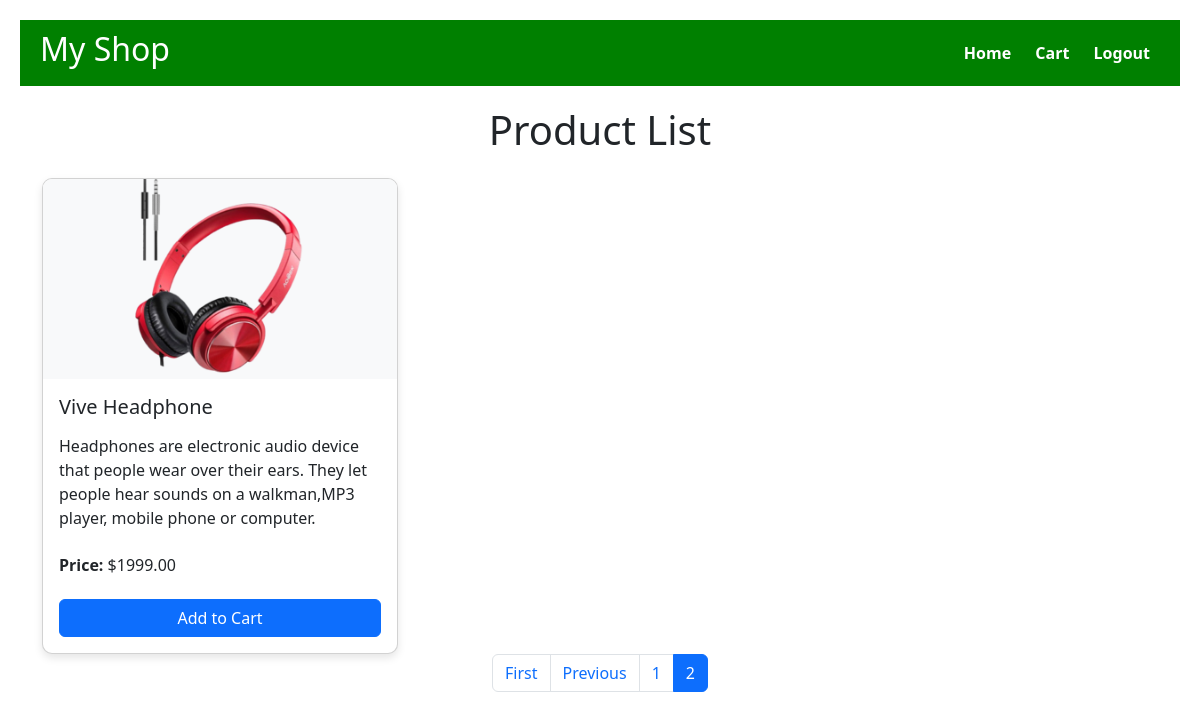
The page /products/?page=2 (signed in) on the database its author committed.
### Freshshop_app/models.py (models this page shows, shortened)
class Product(models.Model):
    name = models.CharField(max_length=255)
    description = models.TextField()
    price = models.DecimalField(max_digits=10, decimal_places=2)
    image = models.ImageField(upload_to='products/')

### Freshshop_app/views.py (the view)
# urls.py: path('products/', views.view_products, name='view_products'),
@never_cache
@login_required
def view_products(request):
    products = Product.objects.all()
    paginator = Paginator(products, 3)
    page_number = request.GET.get('page')
    page_obj = paginator.get_page(page_number)
    return render(request, 'view_products.html', {'page_obj': page_obj})

### Freshshop_app/templates/view_products.html (shortened to what this page needs)
<!DOCTYPE html>
<html lang="en">
<head>
    <link href="https://cdn.jsdelivr.net/npm/bootstrap@5.3.0-alpha1/dist/css/bootstrap.min.css" rel="stylesheet">
</head>
<body>
    <div class="header">
        <h2>My Shop</h2>
        <nav>
            <a href="{% url 'view_products' %}">Home</a>
            <a href="{% url 'view_cart' %}">Cart</a>
            <a href="{% url 'logout' %}">Logout</a>
        </nav>
    </div>
    <div class="container">
        <h1 class="text-center mb-4">Product List</h1>
        <div class="row">
            {% for product in page_obj %}
                <div class="col-md-4">
                    <div class="card product-card">
                        <div class="product-img-container">
                            <img src="{{ product.image.url }}" alt="{{ product.name }}" class="product-img">
                        </div>
                        <div class="card-body">
                            <h5 class="card-title">{{ product.name }}</h5>
                            <p class="card-text">{{ product.description }}</p>
                            <p class="card-text"><strong>Price:</strong> ${{ product.price }}</p>
                            <a href="{% url 'add_to_cart' product.id %}" class="btn btn-primary">Add to Cart</a>
                        </div>
                    </div>
                </div>
            {% endfor %}
        </div>
        <nav aria-label="Page navigation">
            <ul class="pagination justify-content-center">
                {% if page_obj.has_previous %}
                    <li class="page-item">
                        <a class="page-link" href="?page=1">First</a>
                    </li>
                    <li class="page-item">
                        <a class="page-link" href="?page={{ page_obj.previous_page_number }}">Previous</a>
                    </li>
                {% endif %}
                {% for num in page_obj.paginator.page_range %}
                    <li class="page-item {% if page_obj.number == num %}active{% endif %}">
                        <a class="page-link" href="?page={{ num }}">{{ num }}</a>
                    </li>
                {% endfor %}
            </ul>
        </nav>
    </div>
</body>
</html>

### Freshshop_app/templates/view_products.html (style rules this page uses)
body { padding: 20px; }
.header { background-color: green; color: white; padding: 10px 20px; margin-bottom: 20px; display: flex; justify-content: space-between; align-items: center; }
.header a { color: white; text-decoration: none; margin: 0 10px; font-weight: bold; }
.product-card { margin-bottom: 20px; box-shadow: 0 4px 8px rgba(0, 0, 0, 0.1); border-radius: 10px; overflow: hidden; display: flex; flex-direction: column; height: 100%; }
.product-img-container { height: 200px; background-color: #f8f9fa; display: flex; align-items: center; justify-content: center; }
.product-img { max-height: 100%; max-width: 100%; }
.card-body { flex-grow: 1; display: flex; flex-direction: column; justify-content: space-between; }

### rows shown on the page
Product: image (picture), name "Vive Headphone", description "Headphones are electronic audio device that people wear over their ears. They let people hear sounds on a walkman,MP3 player, mobile phone or computer.", price "1999.00"

### other values the page prints
{{ num }} "1" "2"
